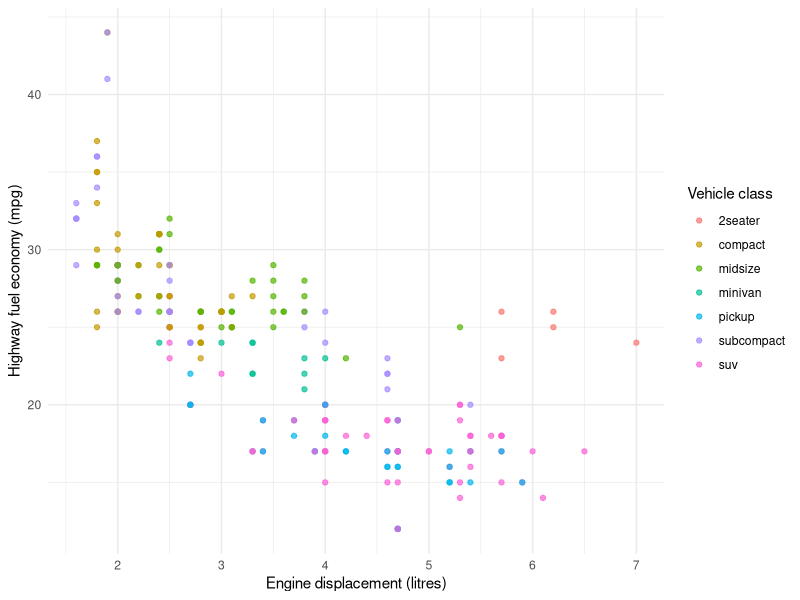

R code for this plot:
## ---- chunk 1
#| label: fig-example
#| fig-cap: "Engine displacement and fuel economy by vehicle class (mpg dataset)."

library(tidyverse)

ggplot(mpg, aes(x = displ, y = hwy, colour = class)) +
  geom_point(alpha = 0.7) +
  labs(
    x = "Engine displacement (litres)",
    y = "Highway fuel economy (mpg)",
    colour = "Vehicle class"
  ) +
  theme_minimal()
